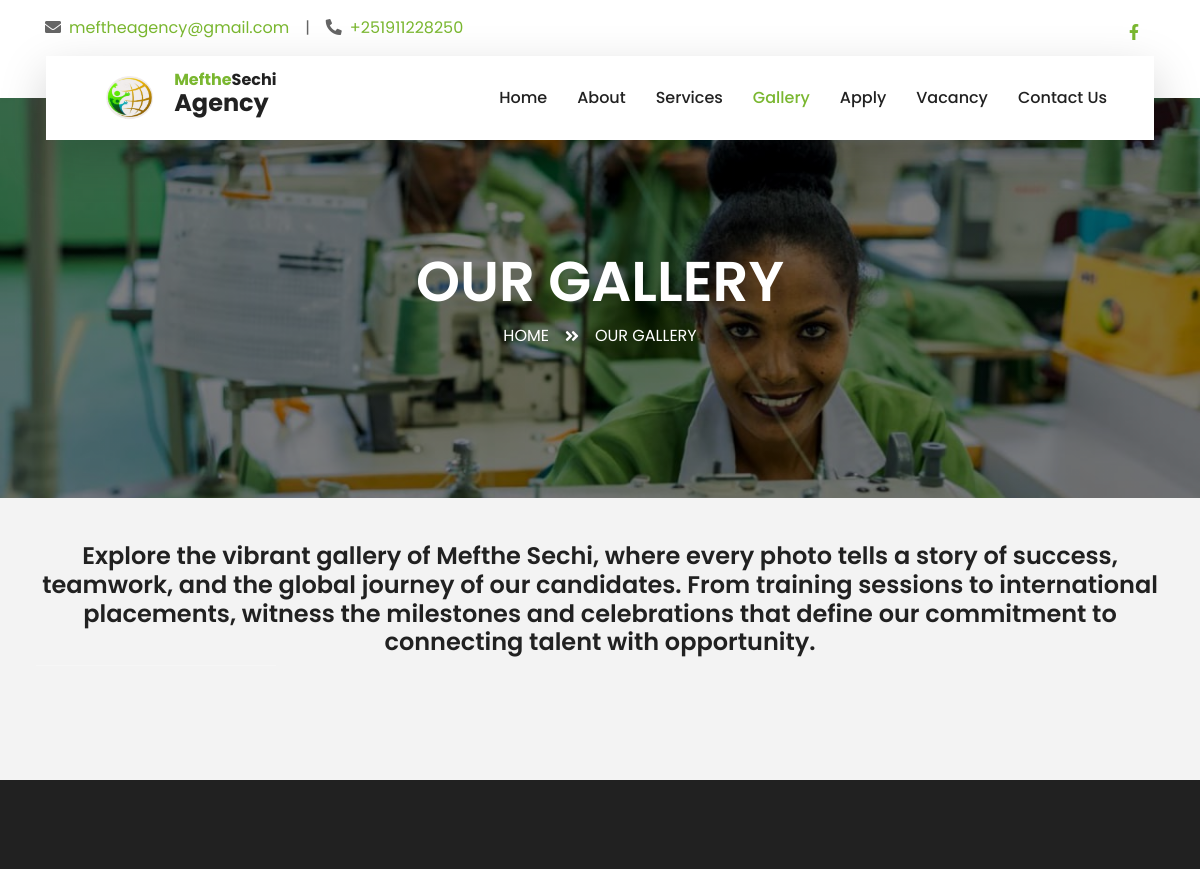
The page /gallery (upper part) on the database as committed earlier.
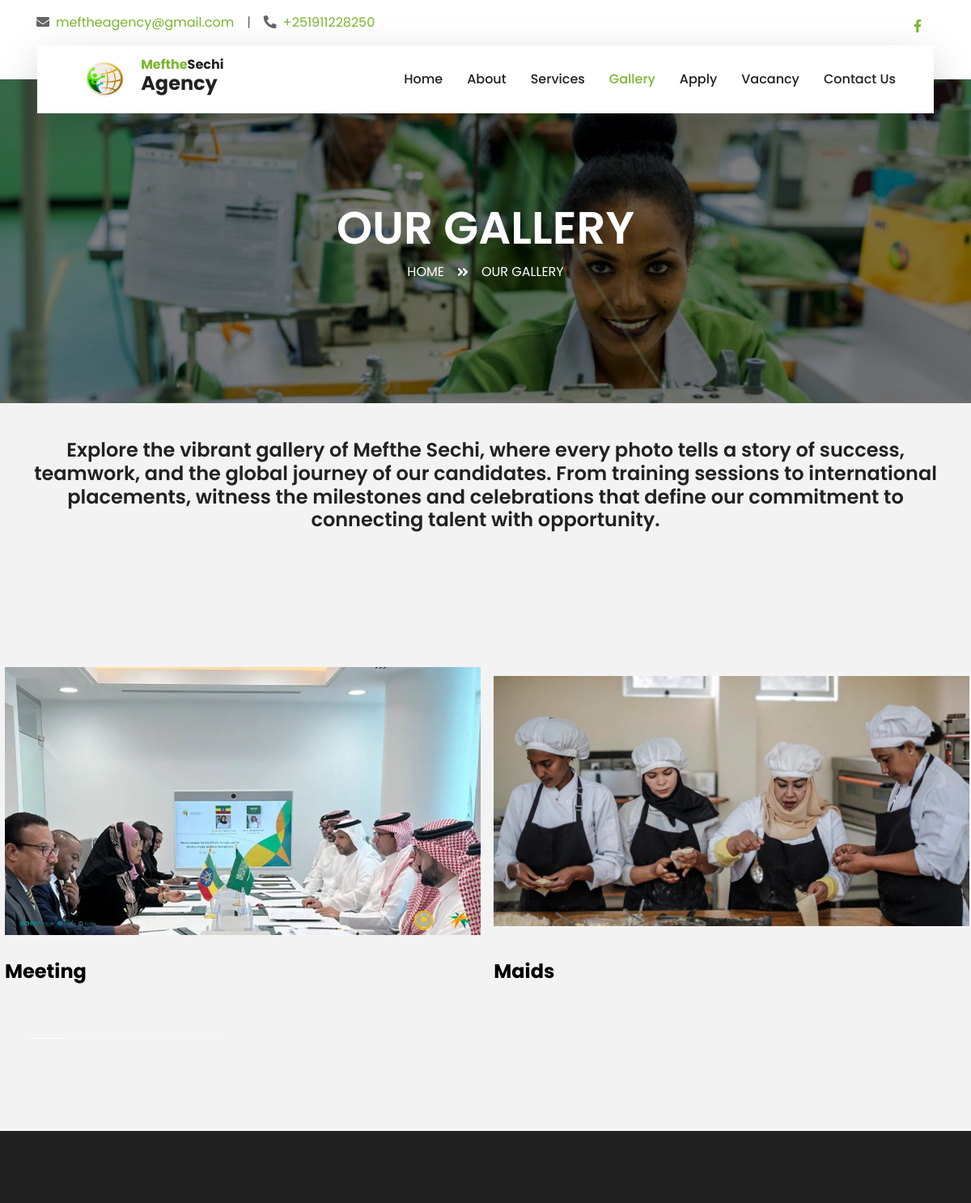
The same page on the database as committed later.
### app/models.py (models this page shows, shortened)
class WebsiteSetting(models.Model):
    site_name = models.CharField(max_length=100, help_text="The name of the website.")
    logo = models.ImageField(
        upload_to="logos/", blank=True, null=True, help_text="Logo of the website."
    )
    facebook_url = models.URLField(
        blank=True, null=True, help_text="Facebook page URL."
    )
    twitter_url = models.URLField(
        blank=True, null=True, help_text="Twitter profile URL."
    )
    linkedin_url = models.URLField(
        blank=True, null=True, help_text="LinkedIn profile URL."
    )
    instagram_url = models.URLField(
        blank=True, null=True, help_text="Instagram profile URL."
    )
    youtube_url = models.URLField(
        blank=True, null=True, help_text="YouTube channel URL."
    )
    email = models.EmailField(help_text="Contact email address.")
    phone_number = models.CharField(max_length=20, help_text="Contact phone number.")
    address = models.TextField(blank=True, null=True, help_text="Physical address.")
    copyright_text = models.TextField(
        blank=True, null=True, help_text="Copyright text for the footer."
    )
    about_us_text = models.TextField(
        blank=True,
        null=True,
        help_text="Short description about the website or company for the footer.",
    )
    google_map_iframe = models.TextField(
        blank=True, null=True, help_text="Google Map iframe code for the contact page."
    )
    class Meta:
        verbose_name = "Website Setting"
        verbose_name_plural = "Website Settings"

class GalleryImage(models.Model):
    title = models.CharField(max_length=255, help_text="Title of the image")
    description = models.TextField(
        blank=True, help_text="A brief description of the image"
    )
    image = models.ImageField(
        upload_to="gallery_images/", help_text="Upload the gallery image here"
    )
    date_added = models.DateTimeField(
        auto_now_add=True, help_text="The date and time this image was added"
    )
    class Meta:
        verbose_name = "Gallery Image"
        verbose_name_plural = "Gallery Images"
        ordering = ["-date_added"]

### app/views.py (the view)
# urls.py: path("gallery", views.gallery, name="gallery"),
def gallery(request):
    return render(request, "gallery.html")

### app/context_processor.py (called while the page is built)
def local(request):
    settings = (
        models.WebsiteSetting.objects.first()
    )  # Assuming you have only one entry.
    about_data = models.About.objects.prefetch_related(
        "images"
    ).first()  # Assuming there's only one About instance
    carousel_slides = models.CarouselSlide.objects.filter(is_active=True)
    destinations = models.Destination.objects.all()
    services = models.Service.objects.prefetch_related("features").all()
    galleries = models.GalleryImage.objects.all()
    facts = models.Fact.objects.all()
    return {
        "settings": settings,
        "about_data": about_data,
        "carousel_slides": carousel_slides,
        "destinations": destinations,
        "services": services,
        "galleries": galleries,
        "facts": facts,
    }

### templates/gallery.html (shortened to what this page needs)
{% extends 'layout/base.html' %}
{% block content %}
    {% include 'section/header.html' with title="Our Gallery"   %}
    <div class="body">
        <div class="gcarousel">
            <h4 class="text-center p-4">
                Explore the vibrant gallery of Mefthe Sechi, where every photo tells a story of success, teamwork, and the global journey of our candidates. From training sessions to international placements, witness the milestones and celebrations that define our commitment to connecting talent with opportunity.</h4>
            <div class="gcarousel--wrap">
              {% for gallery in galleries %}
              <div class="gcarousel--item">
                <figure>
                  <img src="{{ gallery.image.url }}" alt="{{ gallery.title }}" />
                  <h2>{{ gallery.title }}</h2>
                </figure>
              </div>
              {% endfor %}
            </div>
            <div class="gcarousel--progress">
            </div>
          </div>
    </div>
{% endblock %}

### templates/layout/base.html (shortened to what this page needs)
{% load static %}
<!DOCTYPE html>
<html lang="en">
    <head>
        <link href="https://cdnjs.cloudflare.com/ajax/libs/font-awesome/5.10.0/css/all.min.css" rel="stylesheet">
        <link href="{% static 'lib/owlcarousel/assets/owl.carousel.min.css' %}" rel="stylesheet">
        <link href="{% static 'lib/tempusdominus/css/tempusdominus-bootstrap-4.min.css' %}" rel="stylesheet" />
        <link href="{% static 'css/style.css' %}" rel="stylesheet">
        <link href="{% static 'css/gallery.css' %}" rel="stylesheet">
    </head>
    <body>
        {% include 'section/topbar.html'   %}
        {% include 'section/navbar.html'   %}
        {% block content %}
        {% endblock %}
        {% include 'section/footer.html'   %}
    </body>
</html>

### templates/section/topbar.html (shortened to what this page needs)
<div class="container-fluid bg-light pt-3 d-none d-lg-block">
    <div class="container">
        <div class="row">
            <div class="col-lg-6 text-center text-lg-left mb-2 mb-lg-0">
                <div class="d-inline-flex align-items-center">
                    <p><i class="fa fa-envelope mr-2"></i><a href="mailto:{{ settings.email }}">{{ settings.email }}</a></p>
                    <p class="text-body px-3">|</p>
                    <p><i class="fa fa-phone-alt mr-2"></i><a href="tel:{{ settings.phone_number }}">{{ settings.phone_number }}</a></p>
                </div>
            </div>
            <div class="col-lg-6 text-center text-lg-right">
                <div class="d-inline-flex align-items-center">
                    {% if settings.facebook_url %}
                    <a href="{{ settings.facebook_url }}" class="text-primary px-3" aria-label="Facebook">
                        <i class="fab fa-facebook-f"></i>
                    </a>
                    {% endif %}
                </div>
            </div>
        </div>
    </div>
</div>

### templates/section/navbar.html (shortened to what this page needs)
{% load static %}
<div class="container-fluid position-relative nav-bar p-0">
    <div class="container-lg position-relative p-0 px-lg-3" style="z-index: 9;">
        <nav class="navbar navbar-expand-lg bg-light navbar-light shadow-lg py-3 py-lg-0 pl-3 pl-lg-5">
            <a href="/" class="navbar-brand d-flex align-items-center">
                {% if settings.logo %}
                <img src="{{ settings.logo.url }}" alt="{{ settings.site_name }} Logo" style="height: 50px;">
                {% endif %}
                <div style="line-height: 1; margin-left: 10px;">
                    <h1 class="text-primary" style="margin-bottom: 0; font-size: 1rem;">{{ settings.site_name|slice:":6" }}<span class="text-dark" style="font-size: 1rem;">{{ settings.site_name|slice:"6:" }}</span> </h1>
                    <h2 class="text-dark" style="font-size: 1.5rem;">Agency</h2>
                </div>
            </a>
            <div class="collapse navbar-collapse justify-content-between px-3" id="navbarCollapse">
                <div class="navbar-nav ml-auto py-0">
                    <a href="/" class="nav-item nav-link {% if request.path == '/' %}active{% endif %}">Home</a>
                    <a href="/about" class="nav-item nav-link {% if request.path == '/about' %}active{% endif %}">About</a>
                    <a href="/service" class="nav-item nav-link {% if request.path == '/service' %}active{% endif %}">Services</a>
                    <a href="/gallery" class="nav-item nav-link {% if request.path == '/gallery' %}active{% endif %}">Gallery</a>
                    <a href="/apply" class="nav-item nav-link {% if request.path == '/apply' %}active{% endif %}">Apply</a>
                    <a href="/vacancy" class="nav-item nav-link {% if request.path == '/vacancy' %}active{% endif %}">Vacancy</a>
                    <a href="/contact" class="nav-item nav-link {% if request.path == '/contact' %}active{% endif %}">Contact Us</a>
                </div>
            </div>
        </nav>
    </div>
</div>

### templates/section/header.html
<div class="container-fluid page-header">
    <div class="container">
        <div class="d-flex flex-column align-items-center justify-content-center" style="min-height: 400px">
            <h3 class="display-4 text-white text-uppercase">{{ title }}</h3>
            <div class="d-inline-flex text-white">
                <p class="m-0 text-uppercase"><a class="text-white" href="/">Home</a></p>
                <i class="fa fa-angle-double-right pt-1 px-3"></i>
                <p class="m-0 text-uppercase">{{ title }}</p>
            </div>
        </div>
    </div>
</div>

### templates/section/footer.html (shortened to what this page needs)
{% load static %}
<div class="container-fluid bg-dark text-white-50 py-5 px-sm-3 px-lg-5" style="margin-top: 90px;">
    <div class="row pt-5">
    </div>
</div>

### static/css/gallery.css (style rules this page uses)
.body { overflow: hidden; display: flex; justify-content: center; align-items: center; padding-top: 20px; }
.gcarousel { width: 100%; cursor: grab; }
.gcarousel--wrap { white-space: nowrap; }
.gcarousel--item { display: inline-block; width: 50vw; padding: 0.5vw; user-select: none; }
.gcarousel--item figure { position: relative; z-index: 1; display: block; height: 0; padding-bottom: 100%; overflow: hidden; }
.gcarousel--item figure img { position: absolute; z-index: 1; width: 100%; height: 100%; object-fit: contain; vertical-align: middle; transform-origin: center; }
.gcarousel--item h2 { position: absolute; z-index: 1; bottom: 5vw; font-size: 2vw; color: #000; }

Rows that differ between the two databases and show on the page:
added GalleryImage: image (picture), title "Meeting"
added GalleryImage: image (picture), title "Maids"
